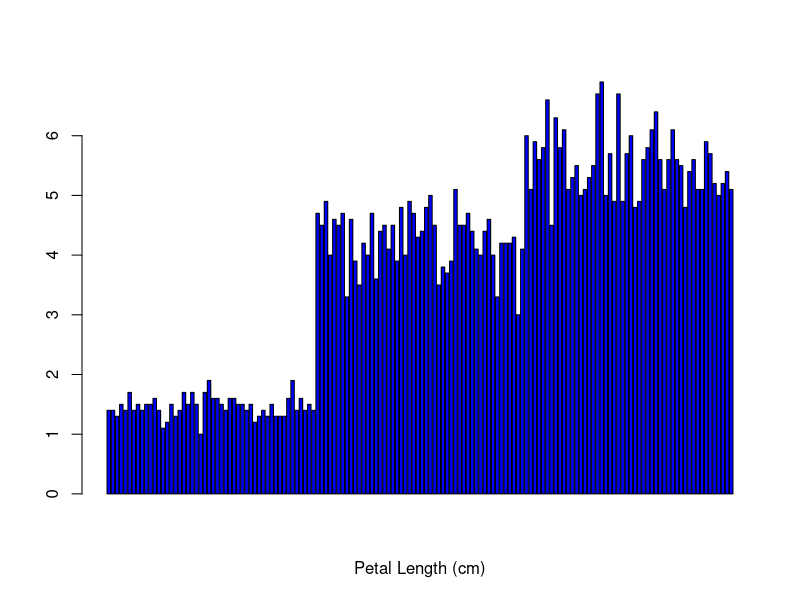

This chart was generated by the following R code:
data("iris")
#print(iris)

#1(a): Create bar plots to show the comparison between cumulative totals across "Petal Length"
barplot(iris$Petal.Length, xlab = "Petal Length (cm)", col = "blue")